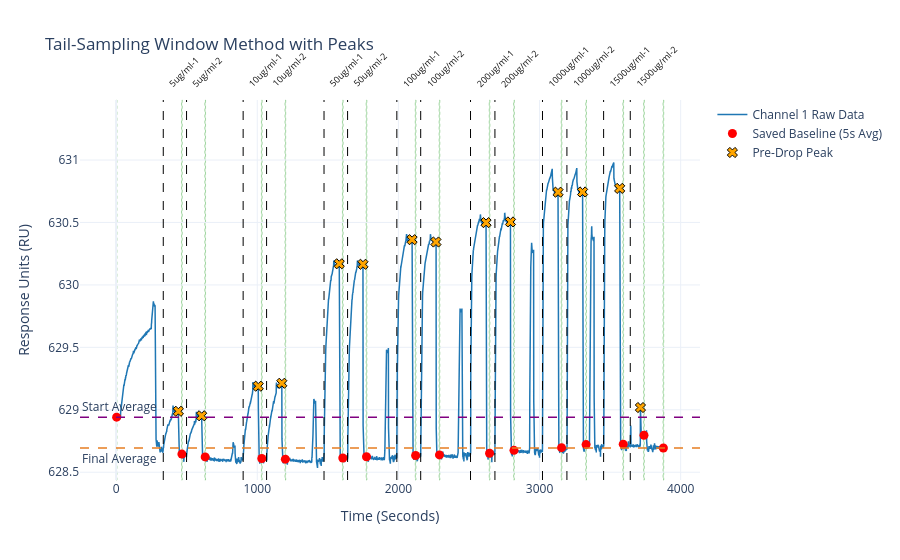
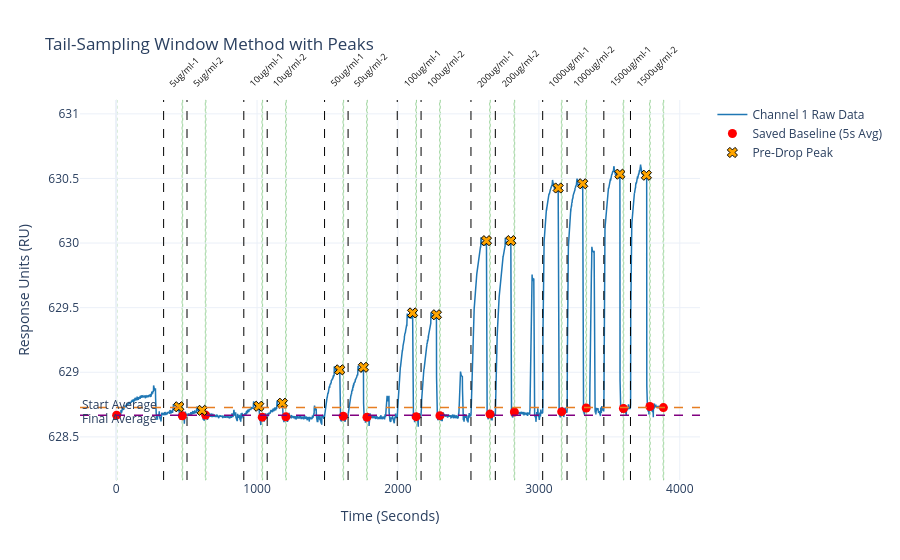
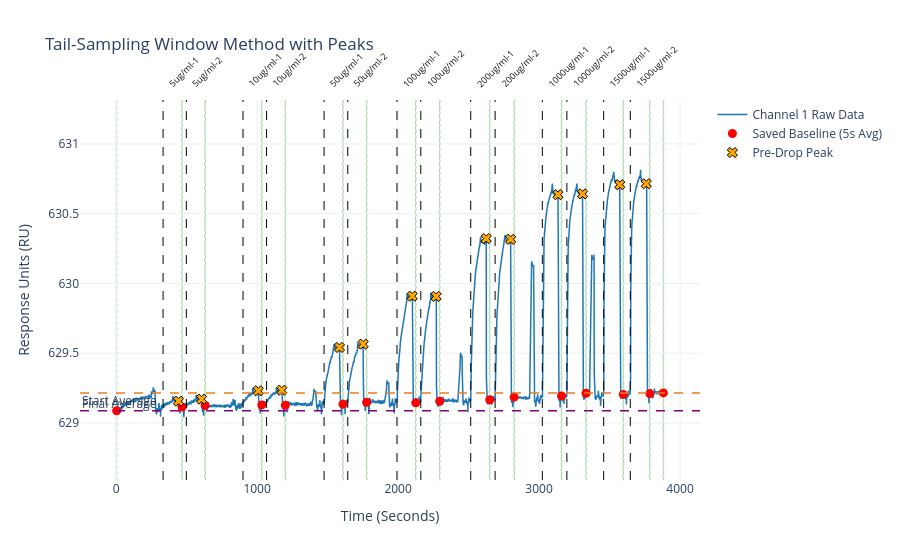
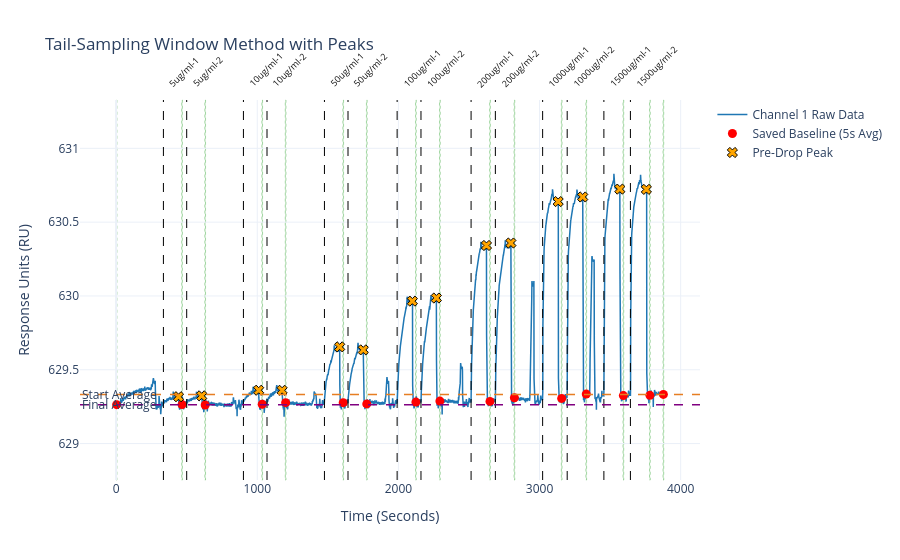

Notebook cell for these charts, in order:
### Markdown cell above
#### $\color{lime}{\text{With Peaks}}$

### Code cell
for folder in files.keys():
    
    previous_file = ''

    for file in list(files[folder].keys()):

        if 'sensorgram' in file:

            file_data = files[folder][file]
            previous_file_data = files[folder][previous_file]

            file_name = file.split('_')[1] + '_baseline_flags'
            baseline_flags = files[folder][file_name]

            baseline_flags['mid_time'] = (baseline_flags['Window_Start'] + baseline_flags['Window_End']) / 2
                    
            fig = go.Figure()
    
            fig.add_trace(go.Scatter(x=file_data['time'], y=file_data['channel1'], mode='lines', name='Channel 1 Raw Data', line=dict(color='#1f77b4', width=1.5)))
    
            for _, flag_row in previous_file_data.iterrows():
                fig.add_vline(x=flag_row['time'], line_width=1, line_dash='dash', line_color='black', opacity=1)
    
                fig.add_annotation(
                    x=flag_row['time'],
                    y=1.02,
                    yref='paper',
                    text=str(flag_row['conc']),
                    showarrow=False,
                    textangle=-45,
                    xanchor='left',
                    yanchor='bottom',
                    font=dict(size=9, color='#0f0f0f')
                )
    
            fig.add_trace(go.Scatter(
                x=baseline_flags['mid_time'], y=baseline_flags['ch1_avg'],
                mode='markers', name='Saved Baseline (5s Avg)',
                marker=dict(color='red', symbol='circle', size=9),
                hoverinfo='text',
                text=[
                    f'Type: {r['information']}<br>'
                    f'Range: {r['Window_Start']:.1f}s to {r['Window_End']:.1f}s<br>'
                    f'CH1 Avg: {r['ch1_avg']:.2f} RU<br>'
                    f'CH2 Avg: {r['ch2_avg']:.2f} RU' 
                    for _, r in baseline_flags.iterrows()
                ]
            ))

            if 'ch1_peak' in baseline_flags.columns and 'peak_time' in baseline_flags.columns:

                valid_peaks = baseline_flags.dropna(subset=['ch1_peak', 'peak_time'])
                
                fig.add_trace(go.Scatter(
                    x=valid_peaks['peak_time'], 
                    y=valid_peaks['ch1_peak'],
                    mode='markers', 
                    name='Pre-Drop Peak',
                    marker=dict(color='orange', symbol='x', size=9, line=dict(color='black', width=1)),
                    hoverinfo='text',
                    text=[
                        f'Peak Value: {r['ch1_peak']:.2f} RU<br>'
                        f'Time: {r['peak_time']:.1f}s' 
                        for _, r in valid_peaks.iterrows()
                    ]
                ))
            
            for _, r in baseline_flags.iterrows():
                fig.add_vrect(
                    x0=r['Window_Start'], x1=r['Window_End'],
                    fillcolor='rgba(44, 160, 44, 0.12)',
                    layer='below', 
                    line_width=1, 
                    line_color='rgba(44, 160, 44, 0.4)',
                    line_dash='dot'
                )
            
            start_avg_ru = baseline_flags.iloc[0]['ch1_avg']
            fig.add_hline(
                y=start_avg_ru, 
                line_width=1.5, 
                line_dash='dash', 
                line_color='purple',
                annotation_text='Start Average',
                annotation_position='top left'
            )
    
            final_avg_ru = baseline_flags.iloc[-1]['ch1_avg']
            fig.add_hline(
                y=final_avg_ru, 
                line_width=1.5, 
                line_dash='dash', 
                line_color='#e67e22',
                annotation_text='Final Average',
                annotation_position='bottom left'
            )
    
            fig.update_layout(
                title=f'Tail-Sampling Window Method with Peaks',
                xaxis_title='Time (Seconds)',
                yaxis_title='Response Units (RU)',
                yaxis=dict(range=[file_data['channel1'][0] - 0.5, file_data['channel1'].max() + 0.5]), # slightly adjusted to ensure peaks fit
                template='plotly_white',
                hovermode='closest'
            )
    
            fig.show()

        previous_file = file
